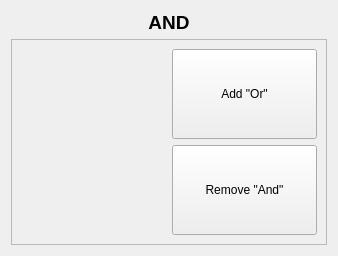
<?xml version="1.0" encoding="UTF-8"?>
<ui version="4.0">
 <class>search_and_clause_parameter_frame</class>
 <widget class="QFrame" name="search_and_clause_parameter_frame">
  <property name="geometry">
   <rect>
    <x>0</x>
    <y>0</y>
    <width>338</width>
    <height>256</height>
   </rect>
  </property>
  <property name="sizePolicy">
   <sizepolicy hsizetype="Expanding" vsizetype="Minimum">
    <horstretch>0</horstretch>
    <verstretch>0</verstretch>
   </sizepolicy>
  </property>
  <property name="windowTitle">
   <string>Frame</string>
  </property>
  <property name="frameShape">
   <enum>QFrame::NoFrame</enum>
  </property>
  <property name="frameShadow">
   <enum>QFrame::Plain</enum>
  </property>
  <layout class="QVBoxLayout" name="verticalLayout">
   <item>
    <widget class="QLabel" name="search_and_label">
     <property name="maximumSize">
      <size>
       <width>16777215</width>
       <height>22</height>
      </size>
     </property>
     <property name="font">
      <font>
       <pointsize>14</pointsize>
       <weight>75</weight>
       <bold>true</bold>
      </font>
     </property>
     <property name="text">
      <string>AND</string>
     </property>
     <property name="alignment">
      <set>Qt::AlignCenter</set>
     </property>
    </widget>
   </item>
   <item>
    <widget class="QFrame" name="search_and_clause_body_frame">
     <property name="frameShape">
      <enum>QFrame::StyledPanel</enum>
     </property>
     <property name="frameShadow">
      <enum>QFrame::Sunken</enum>
     </property>
     <layout class="QGridLayout" name="gridLayout">
      <item row="0" column="1">
       <widget class="QPushButton" name="search_add_or_clause_button">
        <property name="sizePolicy">
         <sizepolicy hsizetype="Preferred" vsizetype="Minimum">
          <horstretch>0</horstretch>
          <verstretch>0</verstretch>
         </sizepolicy>
        </property>
        <property name="text">
         <string>Add &quot;Or&quot;</string>
        </property>
       </widget>
      </item>
      <item row="1" column="1">
       <widget class="QPushButton" name="search_remove_and_clause_button">
        <property name="sizePolicy">
         <sizepolicy hsizetype="Preferred" vsizetype="Minimum">
          <horstretch>0</horstretch>
          <verstretch>0</verstretch>
         </sizepolicy>
        </property>
        <property name="text">
         <string>Remove &quot;And&quot;</string>
        </property>
       </widget>
      </item>
      <item row="0" column="0" rowspan="2">
       <widget class="QFrame" name="search_or_clause_parameters_frame">
        <property name="sizePolicy">
         <sizepolicy hsizetype="Preferred" vsizetype="Minimum">
          <horstretch>0</horstretch>
          <verstretch>0</verstretch>
         </sizepolicy>
        </property>
        <property name="frameShape">
         <enum>QFrame::NoFrame</enum>
        </property>
        <property name="frameShadow">
         <enum>QFrame::Plain</enum>
        </property>
        <layout class="QGridLayout" name="gridLayout_2"/>
       </widget>
      </item>
     </layout>
    </widget>
   </item>
  </layout>
 </widget>
 <resources/>
 <connections/>
</ui>
